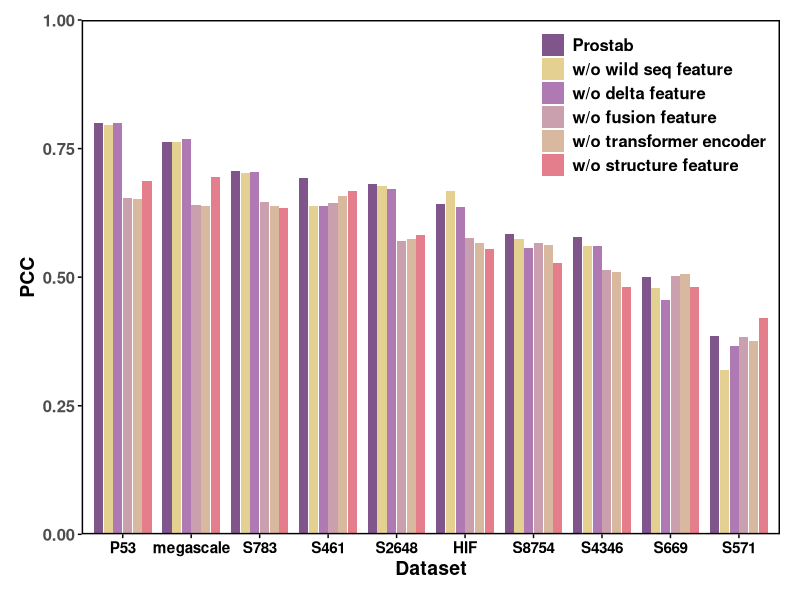

Here is the R script that generated this plot:
# Create dataframe from the PCC table data
df <- data.frame(
  Dataset = rep(c("S2648", "S4346", "S461", "S571", "S669", "S783", "S8754", "HIF", "megascale", "P53"), each = 6),
  Model = rep(c("Prostab", "w/o wild seq feature" ,"w/o delta feature", "w/o fusion feature", "w/o transformer encoder", "w/o structure feature"), times = 10),
  Value = c(
    # S2648
    0.6814, 0.6768, 0.6713, 0.5711, 0.5743,  0.5818,
    # S4346
    0.5790, 0.5609, 0.5615, 0.5143, 0.5102,  0.4817,
    # S461
    0.6930, 0.6382,0.6381, 0.6442, 0.6582, 0.6682,
    # S571
    0.3864, 0.3201,0.3656, 0.3832, 0.3752, 0.4208,
    # S669
    0.5010,0.4797, 0.4552, 0.5014, 0.5062, 0.4810,
    # S783
    0.7065,0.7025, 0.7042, 0.6460, 0.6387,  0.6344,
    # S8754
    0.5844,0.5746, 0.5558, 0.5658, 0.5619,  0.5275,
    # HIF
    0.6414,0.6676,  0.6368, 0.5758, 0.5658,  0.5544,
    # megascale
    0.7631, 0.7636,0.7684, 0.6398, 0.6392,  0.6951,
    # P53
    0.80,0.7955, 0.7990, 0.6534, 0.6524,  0.6873
  )
)

# Set model as a factor with specific order
df$Model <- factor(df$Model, 
                   levels = c("Prostab", "w/o wild seq feature", "w/o delta feature", "w/o fusion feature", 
                              "w/o transformer encoder", "w/o structure feature"))

# Calculate values for Prostab model for each dataset, for sorting
dataset_values <- tapply(df$Value[df$Model == "Prostab"], df$Dataset[df$Model == "Prostab"], identity)

# Order datasets by Prostab values from high to low
ordered_datasets <- names(sort(dataset_values, decreasing = TRUE))

# Set dataset factor levels to order by Prostab values
df$Dataset <- factor(df$Dataset, levels = ordered_datasets)

# Create the plot
library(ggplot2)

# Color palette - using the same colors from your original code
model_colors <- c("Prostab" = "#80558c", 
                  "w/o delta feature" = "#af7ab3",
                  "w/o fusion feature" = "#cba0ae", 
                  "w/o transformer encoder" = "#d8b9a0",
                  "w/o wild seq feature" = "#e4d192",
                  "w/o structure feature" = "#e47e8c")

p <- ggplot(df, aes(x = Dataset, y = Value, fill = Model)) + 
  geom_bar(stat = "identity", position = position_dodge(width = 0.85), width = 0.8) + 
  scale_fill_manual(values = model_colors) + 
  scale_y_continuous(expand = c(0, 0)) +
  coord_cartesian(ylim = c(0, 1)) +
  theme_minimal() + 
  theme(
    legend.position = c(0.99, 0.99),
    legend.justification = c(1, 1),
    panel.border = element_rect(colour = "black", fill = NA, size = 1),
    panel.grid.major = element_blank(),
    panel.grid.minor = element_blank(),
    axis.title.x = element_text(face = "bold", size = 14),
    axis.title.y = element_text(face = "bold", size = 14),
    axis.ticks.y = element_line(color = "black"),
    axis.ticks.x = element_line(color = "black"),
    legend.text = element_text(size = 12, face = "bold"),
    legend.title = element_blank(),
    axis.text.x = element_text(face = "bold", size = 11, hjust = 0.5, color = 'black'),
    axis.text.y = element_text(face = "bold", size = 12),
    plot.margin = unit(c(1, 1, 1, 1), "lines")
  ) + 
  labs(x = "Dataset", y = "PCC")

# Display the plot
print(p)
